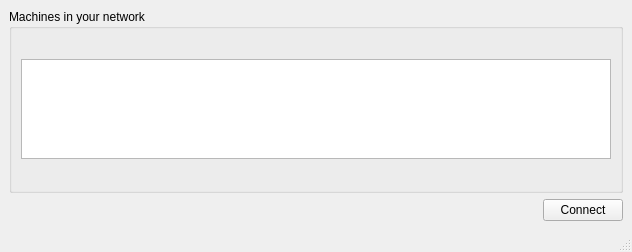
<?xml version="1.0" encoding="UTF-8"?>
<ui version="4.0">
 <class>MainWindow</class>
 <widget class="QMainWindow" name="MainWindow">
  <property name="geometry">
   <rect>
    <x>0</x>
    <y>0</y>
    <width>632</width>
    <height>252</height>
   </rect>
  </property>
  <property name="windowTitle">
   <string>MainWindow</string>
  </property>
  <widget class="QWidget" name="centralwidget">
   <layout class="QVBoxLayout" name="verticalLayout">
    <item>
     <widget class="QGroupBox" name="groupBox">
      <property name="sizePolicy">
       <sizepolicy hsizetype="Preferred" vsizetype="MinimumExpanding">
        <horstretch>0</horstretch>
        <verstretch>0</verstretch>
       </sizepolicy>
      </property>
      <property name="title">
       <string>Machines in your network</string>
      </property>
      <layout class="QHBoxLayout" name="horizontalLayout_2">
       <item>
        <widget class="NodeListView" name="listView">
         <property name="sizePolicy">
          <sizepolicy hsizetype="MinimumExpanding" vsizetype="MinimumExpanding">
           <horstretch>0</horstretch>
           <verstretch>0</verstretch>
          </sizepolicy>
         </property>
         <property name="maximumSize">
          <size>
           <width>16777215</width>
           <height>100</height>
          </size>
         </property>
         <property name="editTriggers">
          <set>QAbstractItemView::NoEditTriggers</set>
         </property>
         <property name="viewMode">
          <enum>QListView::IconMode</enum>
         </property>
        </widget>
       </item>
      </layout>
     </widget>
    </item>
    <item>
     <layout class="QHBoxLayout" name="horizontalLayout">
      <item>
       <widget class="QLabel" name="label">
        <property name="maximumSize">
         <size>
          <width>40</width>
          <height>40</height>
         </size>
        </property>
        <property name="text">
         <string/>
        </property>
        <property name="pixmap">
         <pixmap resource="screencontroller.qrc">:/resources/♂_Common_Kingfisher_(Alcedo_atthis)_Photograph_By_Shantanu_Kuveskar,_Mangaon,_Maharashtra,_India.jpg</pixmap>
        </property>
        <property name="scaledContents">
         <bool>true</bool>
        </property>
       </widget>
      </item>
      <item>
       <spacer name="horizontalSpacer_2">
        <property name="orientation">
         <enum>Qt::Horizontal</enum>
        </property>
        <property name="sizeHint" stdset="0">
         <size>
          <width>40</width>
          <height>20</height>
         </size>
        </property>
       </spacer>
      </item>
      <item>
       <widget class="QPushButton" name="connectButtton">
        <property name="text">
         <string>Connect</string>
        </property>
       </widget>
      </item>
     </layout>
    </item>
   </layout>
  </widget>
  <widget class="QMenuBar" name="menubar">
   <property name="geometry">
    <rect>
     <x>0</x>
     <y>0</y>
     <width>632</width>
     <height>21</height>
    </rect>
   </property>
  </widget>
  <widget class="QStatusBar" name="statusbar"/>
 </widget>
 <customwidgets>
  <customwidget>
   <class>NodeListView</class>
   <extends>QListView</extends>
   <header>NodeListView.h</header>
  </customwidget>
 </customwidgets>
 <resources>
  <include location="screencontroller.qrc"/>
 </resources>
 <connections/>
</ui>
